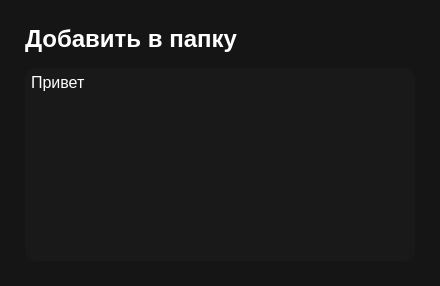
<?xml version="1.0" encoding="UTF-8"?>
<ui version="4.0">
 <class>Dialog</class>
 <widget class="QDialog" name="Dialog">
  <property name="geometry">
   <rect>
    <x>0</x>
    <y>0</y>
    <width>440</width>
    <height>286</height>
   </rect>
  </property>
  <property name="sizePolicy">
   <sizepolicy hsizetype="Fixed" vsizetype="Fixed">
    <horstretch>0</horstretch>
    <verstretch>0</verstretch>
   </sizepolicy>
  </property>
  <property name="windowTitle">
   <string>Dialog</string>
  </property>
  <property name="styleSheet">
   <string notr="true">background: #151515;</string>
  </property>
  <property name="sizeGripEnabled">
   <bool>false</bool>
  </property>
  <property name="modal">
   <bool>false</bool>
  </property>
  <layout class="QGridLayout" name="gridLayout">
   <property name="leftMargin">
    <number>25</number>
   </property>
   <property name="topMargin">
    <number>25</number>
   </property>
   <property name="rightMargin">
    <number>25</number>
   </property>
   <property name="bottomMargin">
    <number>25</number>
   </property>
   <property name="horizontalSpacing">
    <number>6</number>
   </property>
   <property name="verticalSpacing">
    <number>15</number>
   </property>
   <item row="1" column="0">
    <widget class="QListWidget" name="listWidget">
     <property name="styleSheet">
      <string notr="true">background: #191919;
border-radius: 11px;
border: 0;

padding: 5px 3px 5px 3px;

font-family: 'Inter';
font-style: normal;
font-weight: 400;
font-size: 16px;
line-height: 19px;
/* identical to box height, or 121% */


color: #FFFFFF;</string>
     </property>
     <item>
      <property name="text">
       <string>Привет</string>
      </property>
     </item>
    </widget>
   </item>
   <item row="0" column="0">
    <widget class="QLabel" name="label">
     <property name="styleSheet">
      <string notr="true">font-family: 'Inter';
font-style: normal;
font-weight: 700;
font-size: 24px;
line-height: 29px;
color: #FFFFFF;</string>
     </property>
     <property name="text">
      <string>Добавить в папку</string>
     </property>
    </widget>
   </item>
  </layout>
 </widget>
 <resources/>
 <connections/>
</ui>
